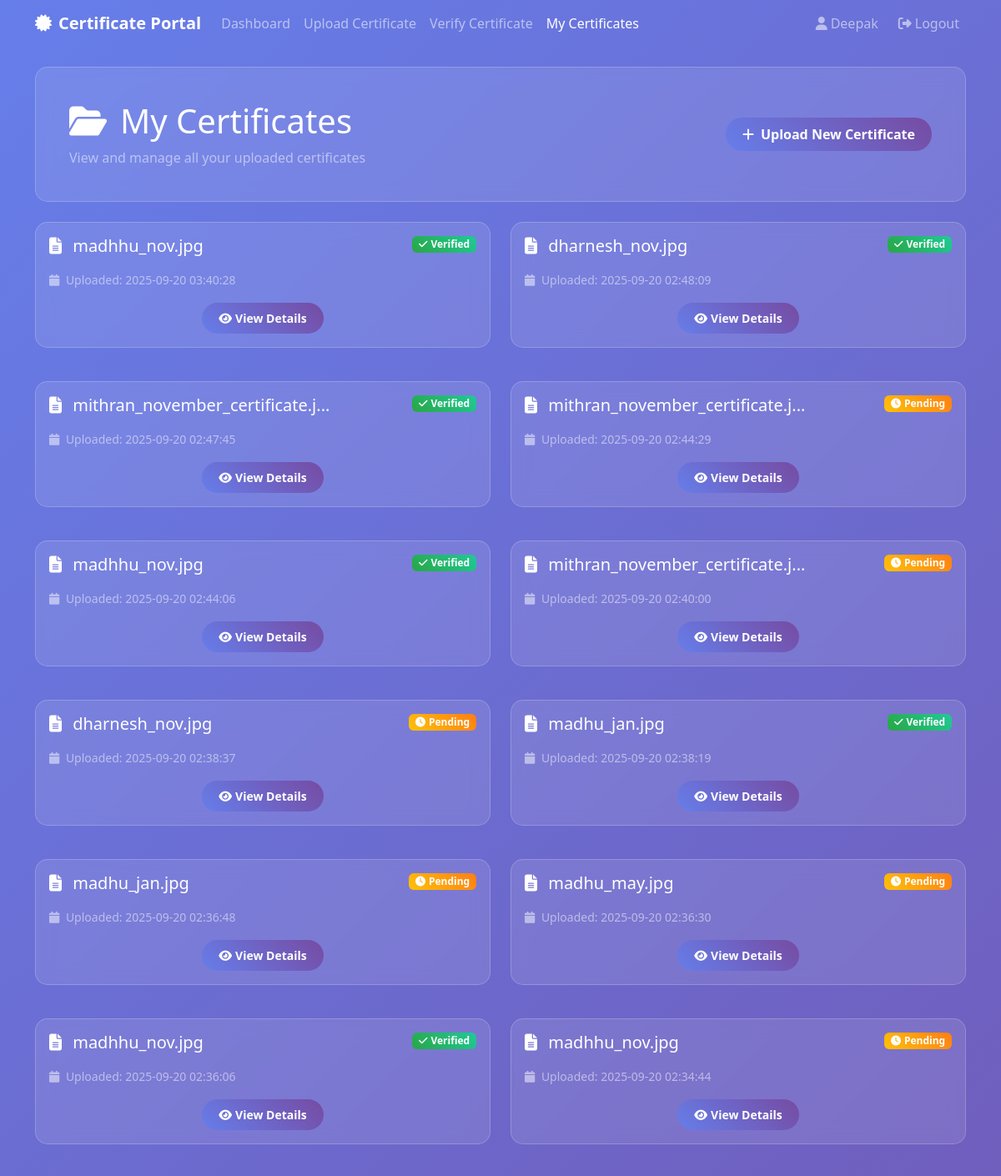
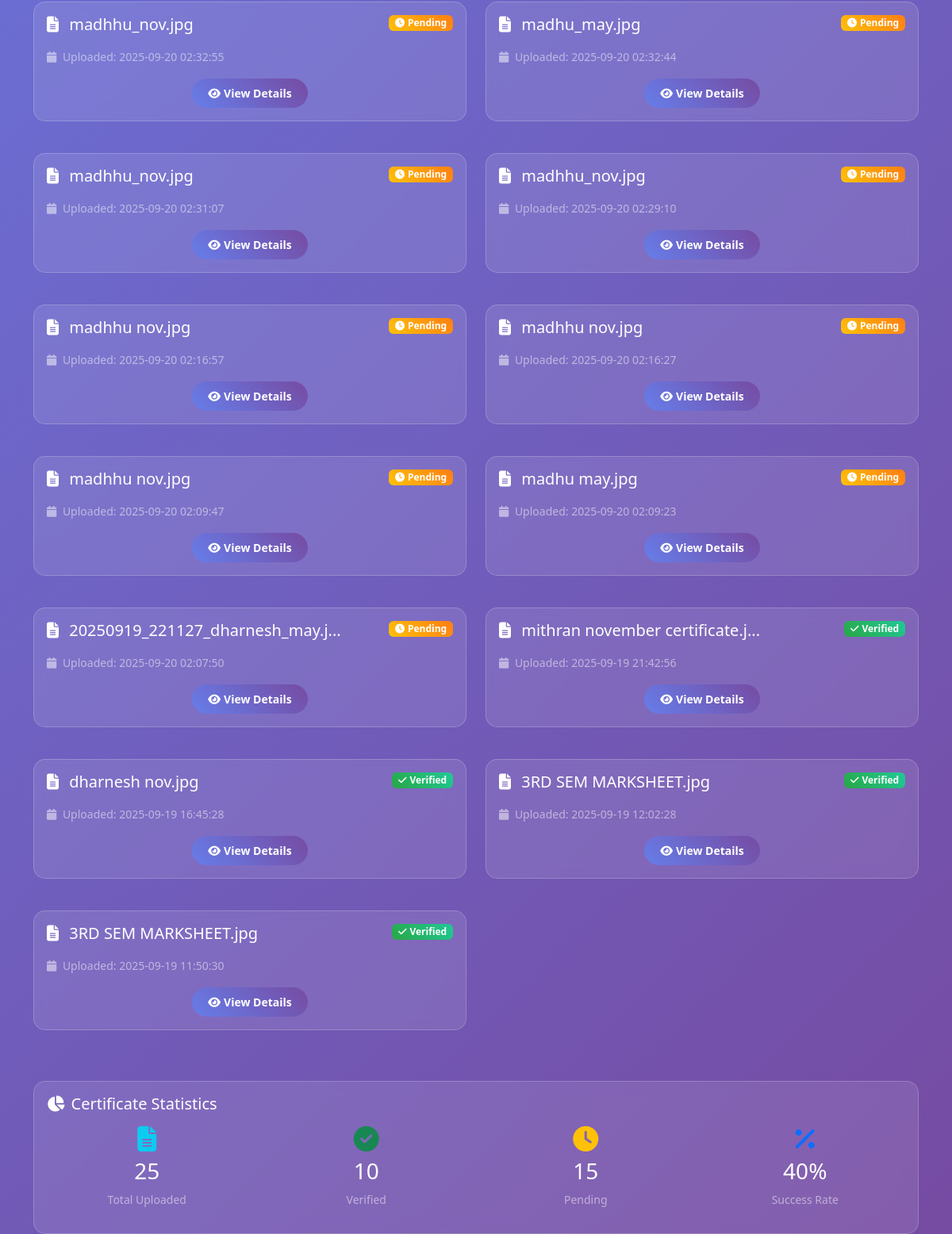
Page /my_certificates (signed in) on the committed database (2 pictures, top to bottom).
### tables this page shows
CREATE TABLE user_certificates (
        id INTEGER PRIMARY KEY AUTOINCREMENT,
        user_id INTEGER,
        filename TEXT NOT NULL,
        original_filename TEXT NOT NULL,
        upload_date TIMESTAMP DEFAULT CURRENT_TIMESTAMP,
        extracted_data TEXT,
        verification_status TEXT DEFAULT 'pending',
        verification_result TEXT,
        FOREIGN KEY (user_id) REFERENCES portal_users (id)
    );

### user/app.py (the view)
@app.route('/my_certificates')
@login_required
def my_certificates():
    conn = get_user_db()
    cursor = conn.cursor()
    cursor.execute('SELECT id, original_filename, upload_date, verification_status FROM user_certificates WHERE user_id = ? ORDER BY upload_date DESC', (session['user_id'],))
    certificates = cursor.fetchall()
    conn.close()
    parsed_certificates = [{'id': c[0], 'filename': c[1], 'upload_date': c[2], 'status': c[3]} for c in certificates]
    return render_template('my_certificates.html', certificates=parsed_certificates)

### user/app.py (called while the page is built)
def get_user_db():
    return sqlite3.connect(USER_DB_PATH)

def login_required(f):
    @wraps(f)
    def decorated_function(*args, **kwargs):
        if 'user_id' not in session:
            flash('Please log in to access this page.', 'warning')
            return redirect(url_for('login'))
        return f(*args, **kwargs)
    return decorated_function

### user/templates/my_certificates.html (shortened to what this page needs)
<!DOCTYPE html>
<html lang="en">
<head>
    <link href="https://cdn.jsdelivr.net/npm/bootstrap@5.3.2/dist/css/bootstrap.min.css" rel="stylesheet">
    <link href="https://cdnjs.cloudflare.com/ajax/libs/font-awesome/6.4.0/css/all.min.css" rel="stylesheet">
</head>
<body>
    <nav class="navbar navbar-expand-lg navbar-dark bg-transparent">
        <div class="container">
            <a class="navbar-brand fw-bold" href="{{ url_for('dashboard') }}">
                <i class="fas fa-certificate me-2"></i>Certificate Portal
            </a>
            <div class="collapse navbar-collapse" id="navbarNav">
                <div class="navbar-nav me-auto">
                    <a class="nav-link" href="{{ url_for('dashboard') }}">Dashboard</a>
                    <a class="nav-link" href="{{ url_for('upload_certificate') }}">Upload Certificate</a>
                    <a class="nav-link" href="{{ url_for('verify_certificate') }}">Verify Certificate</a>
                    <a class="nav-link active" href="{{ url_for('my_certificates') }}">My Certificates</a>
                </div>
                <div class="navbar-nav">
                    <span class="navbar-text me-3">
                        <i class="fas fa-user me-1"></i>{{ session.full_name }}
                    </span>
                    <a class="nav-link" href="{{ url_for('logout') }}">
                        <i class="fas fa-sign-out-alt me-1"></i>Logout
                    </a>
                </div>
            </div>
        </div>
    </nav>
    <div class="container mt-4">
        <div class="row mb-4">
            <div class="col-12">
                <div class="card p-4">
                    <div class="card-body">
                        <div class="d-flex justify-content-between align-items-center">
                            <div>
                                <h1 class="text-white mb-2">
                                    <i class="fas fa-folder-open me-3"></i>My Certificates
                                </h1>
                                <p class="text-white-50 mb-0">
                                    View and manage all your uploaded certificates
                                </p>
                            </div>
                            <div>
                                <a href="{{ url_for('upload_certificate') }}" class="btn btn-custom">
                                    <i class="fas fa-plus me-2"></i>Upload New Certificate
                                </a>
                            </div>
                        </div>
                    </div>
                </div>
            </div>
        </div>
        {% if certificates %}
            <div class="row">
                {% for cert in certificates %}
                    <div class="col-lg-6 mb-4">
                        <div class="card certificate-card">
                            <div class="card-body">
                                <div class="d-flex justify-content-between align-items-start mb-3">
                                    <h5 class="text-white mb-0">
                                        <i class="fas fa-file-alt me-2"></i>
                                        {{ cert.filename[:30] }}{% if cert.filename|length > 30 %}...{% endif %}
                                    </h5>
                                    {% if cert.status == 'verified' %}
                                        <span class="badge badge-verified">
                                            <i class="fas fa-check me-1"></i>Verified
                                        </span>
                                    {% else %}
                                        <span class="badge badge-pending">
                                            <i class="fas fa-clock me-1"></i>Pending
                                        </span>
                                    {% endif %}
                                </div>
                                <div class="mb-3">
                                    <small class="text-white-50">
                                        <i class="fas fa-calendar me-1"></i>
                                        Uploaded: {{ cert.upload_date }}
                                    </small>
                                </div>
                                <div class="text-center">
                                    <a href="{{ url_for('view_certificate', cert_id=cert.id) }}" class="btn btn-custom btn-sm">
                                        <i class="fas fa-eye me-1"></i>View Details
                                    </a>
                                </div>
                            </div>
                        </div>
                    </div>
                {% endfor %}
            </div>
            <div class="row mt-4">
                <div class="col-12">
                    <div class="card">
                        <div class="card-body">
                            <h5 class="text-white mb-3">
                                <i class="fas fa-chart-pie me-2"></i>Certificate Statistics
                            </h5>
                            <div class="row text-center">
                                <div class="col-md-3">
                                    <div class="text-white">
                                        <i class="fas fa-file-alt fa-2x mb-2 text-info"></i>
                                        <h3>{{ certificates|length }}</h3>
                                        <p class="text-white-50 small">Total Uploaded</p>
                                    </div>
                                </div>
                                <div class="col-md-3">
                                    <div class="text-white">
                                        <i class="fas fa-check-circle fa-2x mb-2 text-success"></i>
                                        <h3>{{ certificates|selectattr('status', 'equalto', 'verified')|list|length }}</h3>
                                        <p class="text-white-50 small">Verified</p>
                                    </div>
                                </div>
                                <div class="col-md-3">
                                    <div class="text-white">
                                        <i class="fas fa-clock fa-2x mb-2 text-warning"></i>
                                        <h3>{{ certificates|selectattr('status', 'equalto', 'pending')|list|length }}</h3>
                                        <p class="text-white-50 small">Pending</p>
                                    </div>
                                </div>
                                <div class="col-md-3">
                                    <div class="text-white">
                                        <i class="fas fa-percentage fa-2x mb-2 text-primary"></i>
                                        <h3>
                                            {% set verified_count = certificates|selectattr('status', 'equalto', 'verified')|list|length %}
                                            {{ ((verified_count / certificates|length) * 100)|round|int if certificates|length > 0 else 0 }}%
                                        </h3>
                                        <p class="text-white-50 small">Success Rate</p>
                                    </div>
                                </div>
                            </div>
                        </div>
                    </div>
                </div>
            </div>
        {% endif %}
    </div>
</body>
</html>

### user/templates/my_certificates.html (style rules this page uses)
body { background: linear-gradient(135deg, #667eea 0%, #764ba2 100%); min-height: 100vh; }
.card { backdrop-filter: blur(10px); background: rgba(255, 255, 255, 0.1); border: 1px solid rgba(255, 255, 255, 0.2); border-radius: 15px; }
.certificate-card { transition: all 0.3s ease; margin-bottom: 1rem; }
.badge-verified { background: linear-gradient(45deg, #28a745, #20c997); }
.badge-pending { background: linear-gradient(45deg, #ffc107, #fd7e14); }
.btn-custom { background: linear-gradient(45deg, #667eea, #764ba2); border: none; padding: 8px 20px; border-radius: 20px; color: white; font-weight: 600; transition: all 0.3s ease; }

### rows in the picture
user_certificates: original_filename "madhhu_nov.jpg", verification_status "verified" (drawn), upload_date "2025-09-20 03:40:28"
user_certificates: original_filename "dharnesh_nov.jpg", verification_status "verified" (drawn), upload_date "2025-09-20 02:48:09"
user_certificates: original_filename "mithran_november_certificate.j", verification_status "verified" (drawn), upload_date "2025-09-20 02:47:45"
user_certificates: original_filename "mithran_november_certificate.j", verification_status "pending" (drawn), upload_date "2025-09-20 02:44:29"
user_certificates: original_filename "madhhu_nov.jpg", verification_status "verified" (drawn), upload_date "2025-09-20 02:44:06"
user_certificates: original_filename "mithran_november_certificate.j", verification_status "pending" (drawn), upload_date "2025-09-20 02:40:00"
user_certificates: original_filename "dharnesh_nov.jpg", verification_status "pending" (drawn), upload_date "2025-09-20 02:38:37"
user_certificates: original_filename "madhu_jan.jpg", verification_status "verified" (drawn), upload_date "2025-09-20 02:38:19"
user_certificates: original_filename "madhu_jan.jpg", verification_status "pending" (drawn), upload_date "2025-09-20 02:36:48"
user_certificates: original_filename "madhu_may.jpg", verification_status "pending" (drawn), upload_date "2025-09-20 02:36:30"
user_certificates: original_filename "madhhu_nov.jpg", verification_status "verified" (drawn), upload_date "2025-09-20 02:36:06"
user_certificates: original_filename "madhhu_nov.jpg", verification_status "pending" (drawn), upload_date "2025-09-20 02:34:44"
user_certificates: original_filename "madhhu_nov.jpg", verification_status "pending" (drawn), upload_date "2025-09-20 02:32:55"
user_certificates: original_filename "madhu_may.jpg", verification_status "pending" (drawn), upload_date "2025-09-20 02:32:44"
user_certificates: original_filename "madhhu_nov.jpg", verification_status "pending" (drawn), upload_date "2025-09-20 02:31:07"
user_certificates: original_filename "madhhu_nov.jpg", verification_status "pending" (drawn), upload_date "2025-09-20 02:29:10"
user_certificates: original_filename "madhhu nov.jpg", verification_status "pending" (drawn), upload_date "2025-09-20 02:16:57"
user_certificates: original_filename "madhhu nov.jpg", verification_status "pending" (drawn), upload_date "2025-09-20 02:16:27"
user_certificates: original_filename "madhhu nov.jpg", verification_status "pending" (drawn), upload_date "2025-09-20 02:09:47"
user_certificates: original_filename "madhu may.jpg", verification_status "pending" (drawn), upload_date "2025-09-20 02:09:23"
user_certificates: original_filename "20250919_221127_dharnesh_may.j", verification_status "pending" (drawn), upload_date "2025-09-20 02:07:50"
user_certificates: original_filename "mithran november certificate.j", verification_status "verified" (drawn), upload_date "2025-09-19 21:42:56"
user_certificates: original_filename "dharnesh nov.jpg", verification_status "verified" (drawn), upload_date "2025-09-19 16:45:28"
user_certificates: original_filename "3RD SEM MARKSHEET.jpg", verification_status "verified" (drawn), upload_date "2025-09-19 12:02:28"
user_certificates: original_filename "3RD SEM MARKSHEET.jpg", verification_status "verified" (drawn), upload_date "2025-09-19 11:50:30"

### other values in the picture
{{ session.full_name }} "Deepak"
{{ certificates|length }} "25"
{{ certificates|selectattr('status', 'equalto', 'verified')|list|length }} "10"
{{ certificates|selectattr('status', 'equalto', 'pending')|list|length }} "15"
